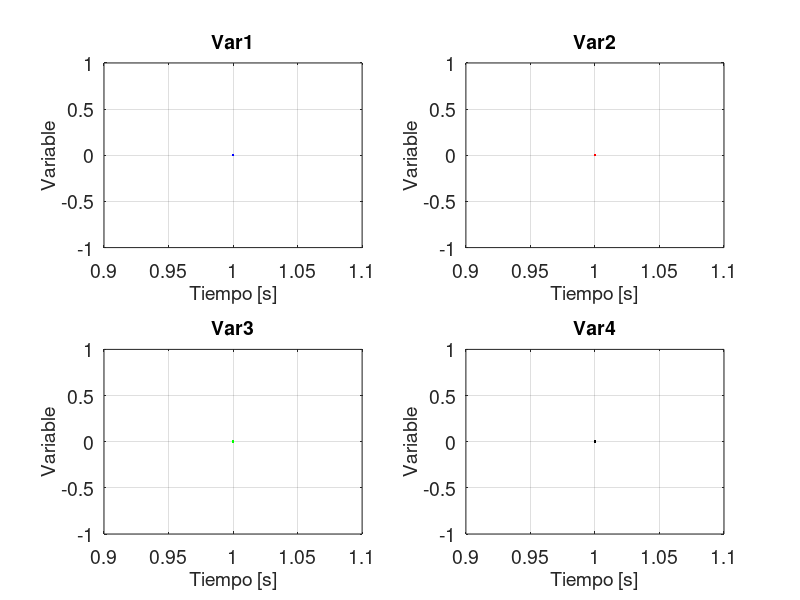

Write the MATLAB code that produced this figure. (Note: this script raises an error after producing the figure.)
%/%%
  % @brief Continuously plot file data
  %/
 
% Author: Gustavo Diaz

close all;
clc

file_path = 'motor_model_data/';
file_name = input('file_name: ','s');
file_ext = '.txt';
full_name = strcat(file_path, file_name, file_ext);

var1 = 0;
var2 = 0;
var3 = 0;
var4 = 0;

sz = 0;
window_sz = 1000;

figure(1)
fig1 = axes;
ax1 = subplot(2,2,1);
plot(ax1, var1, 'b')
grid on
set(gca,'fontsize',14)
title('Var1', 'fontsize', 14)
xlabel(ax1, 'Tiempo [s]', 'fontsize', 14); ylabel('Variable', 'fontsize', 14);
% hold on
% figure(2)
% fig2 = axes;
ax2 = subplot(2,2,2);
plot(ax2, var2, 'r')
grid on
set(gca,'fontsize',14)
title('Var2', 'fontsize', 14)
xlabel(ax2, 'Tiempo [s]', 'fontsize', 14); ylabel('Variable', 'fontsize', 14);
% legend('Ángulo del Cubo [°]', 'Velocidad del Cubo [°/s]', 'Torque aplicado [Nm]')

ax3 = subplot(2,2,3);
plot(ax3, var3, 'g')
grid on
set(gca,'fontsize',14)
title('Var3', 'fontsize', 14)
xlabel(ax3, 'Tiempo [s]', 'fontsize', 14); ylabel('Variable', 'fontsize', 14);

ax4 = subplot(2,2,4);
plot(ax4, var4, 'k')
grid on
set(gca,'fontsize',14)
title('Var4', 'fontsize', 14)
xlabel(ax4, 'Tiempo [s]', 'fontsize', 14); ylabel('Variable', 'fontsize', 14);

b1 = [6.300711827278427e-10 2.520284730911371e-09 3.780427096367056e-09 2.520284730911371e-09 6.300711827278427e-10];
a1 = [1 -3.973730046565231 5.921534645073681 -3.921876509896709 0.974071921469398];
% [b1,a1]=butter(4,0.0032,'low');       % Coef. función de transferencia del filtro

% while 1
	data = dlmread(full_name);
	var1 = data(:,1);
	var2 = data(:,2);
	var3 = data(:,3);
	var4 = data(:,4);
	sz = length(var1);
	% speed_filt = filtroPasaBajos(var4, 100, [0.1], [0.5]);
	% yaw_filt = filter(b1,a1,var1);
	% speed_ref = filter(b1,a1,var2);
	% current = filter(b1,a1,var3);
	% wheel_speed_filt = filter(b1,a1,var4);

	f = 5000/11;
	dt = 1/f;
	time_data = 0:dt:(length(var4)-1)*dt;

	yaw_filt = var1;
	speed_ref = var2;
	current = var3-0.1;
	wheel_speed_filt = var4;

	subplot(2,2,1);
	% plot(fig1, var1, 'b')
	plot(ax1, time_data, yaw_filt, 'b')
	title('Angulo Yaw', 'fontsize', 10)
	xlabel(ax1, 'Tiempo [s]', 'fontsize', 10); ylabel('Yaw [DEG]', 'fontsize', 10);
	grid on
	% ylim([min_var1-10 max_var1+10])
	ylim([-190 190])
	% xlim([sz-window_sz sz+window_sz])
	% hold on
	subplot(2,2,2)
	% plot(fig1, var2, 'r')
	plot(ax2, time_data, speed_ref, 'r')
	title('Angulo Pitch', 'fontsize', 10)
	xlabel(ax2, 'Tiempo [s]', 'fontsize', 10); ylabel('Pitch [DEG]', 'fontsize', 10);
	grid on
	% ylim([min_var2-10 max_var2+10])
	ylim([-190 190])
	% xlim([sz-window_sz sz+window_sz])

	subplot(2,2,3)
	% plot(fig1, var2, 'r')
	plot(ax3, time_data, current, 'g')
	title('Corriente', 'fontsize', 10)
	xlabel(ax3, 'Tiempo [s]', 'fontsize', 10); ylabel('Corriente [A]', 'fontsize', 10);
	grid on
	% ylim([min_var3-10 max_var3+10])
	ylim([0 1])
	% xlim([sz-window_sz sz+window_sz])

	subplot(2,2,4)
	% plot(fig1, var2, 'r')
	plot(ax4, time_data, wheel_speed_filt, 'k')
	title('Velocidad Rueda Filtrada', 'fontsize', 10)
	xlabel(ax4, 'Tiempo [s]', 'fontsize', 10); ylabel('Velocidad Rueda [RPM-NC]', 'fontsize', 10);
	grid on
	% ylim([min_var4-10 max_var4+10])
	ylim([0 15000])
	% xlim([sz-window_sz sz+window_sz])
	im_data = current;
	w_w_data = wheel_speed_filt;

	% pause(1)
% end